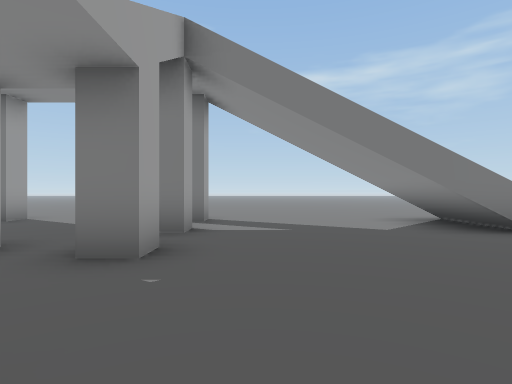
View 1 (above)

24 first-person views from a walk through a scene from a Unity 3-D project. The camera is 1.3 m above the floor, looks level and sees 80° across. The floor is counted in squares, 2 m on a side. Each view is taken from the middle of a square. On the plan, view 1 faces up. The plan holds only what a view shows up to about 10 squares ahead; the rest is blank. The place goes on beyond the plan. The player is left out.

View 2
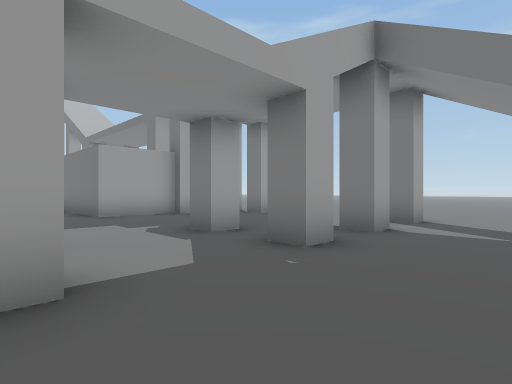

View 3
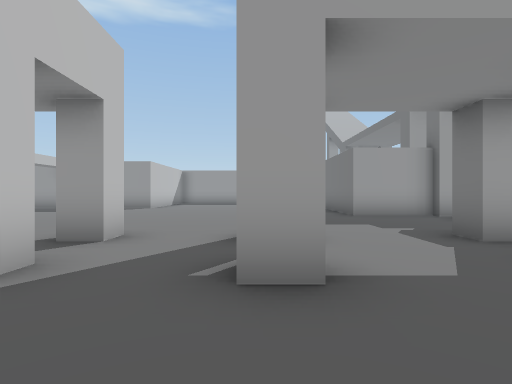

View 4
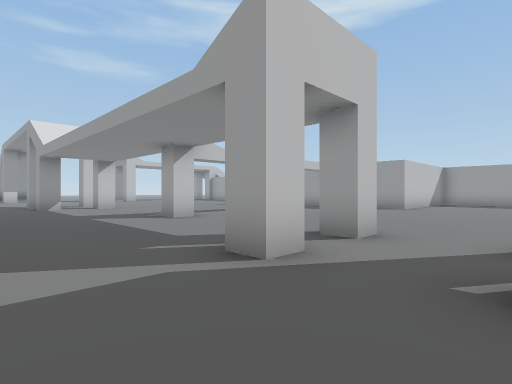

View 5
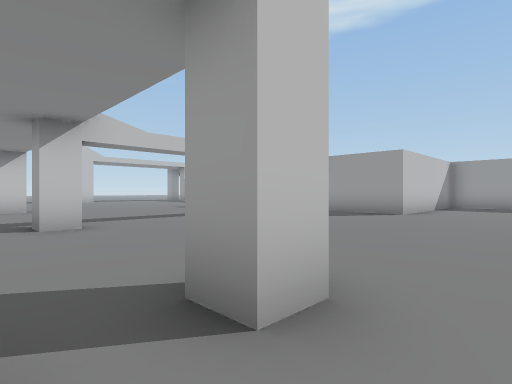

View 6
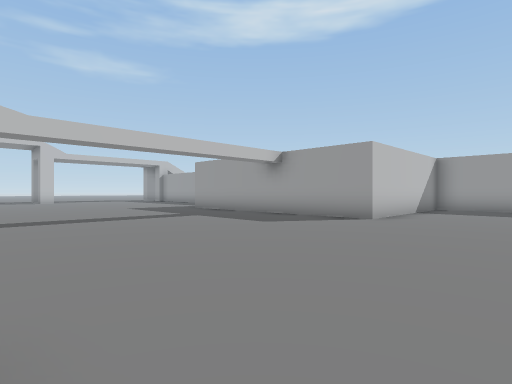

View 7
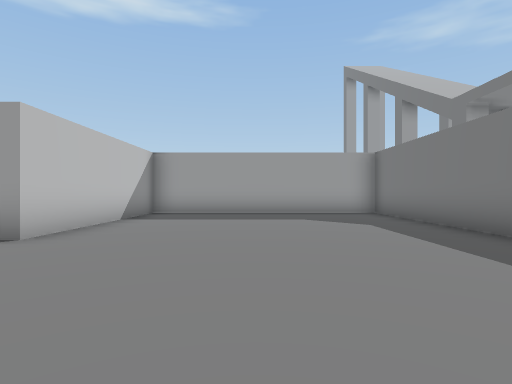

View 8
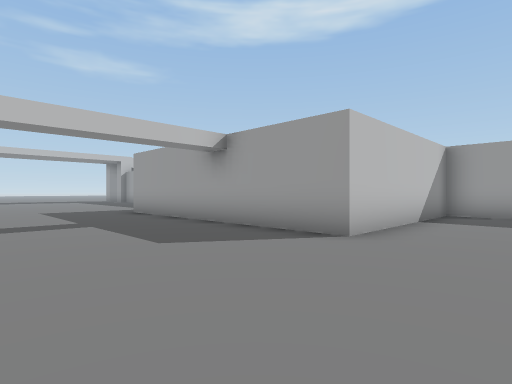

View 9
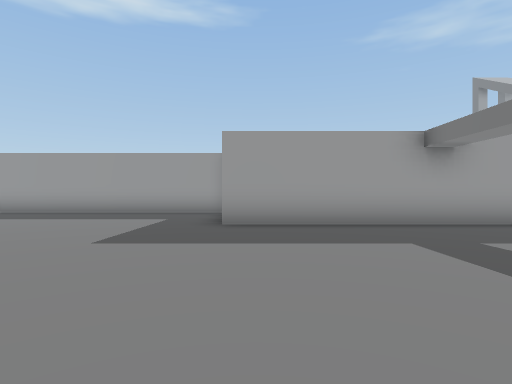

View 10
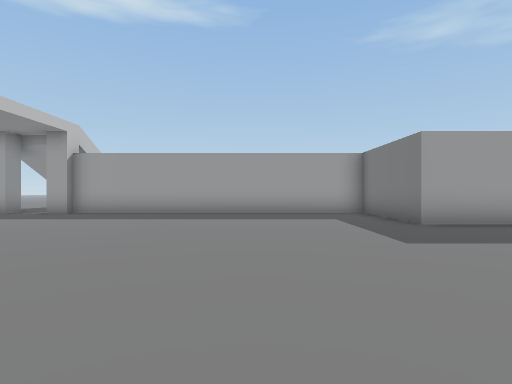

View 11
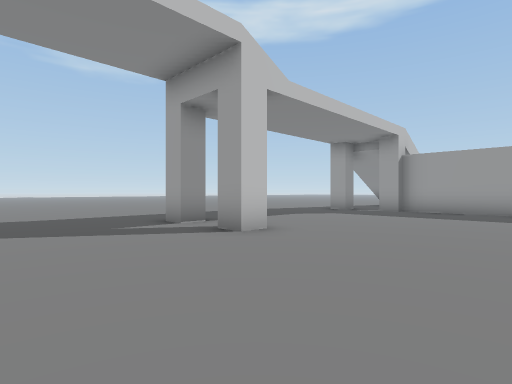

View 12
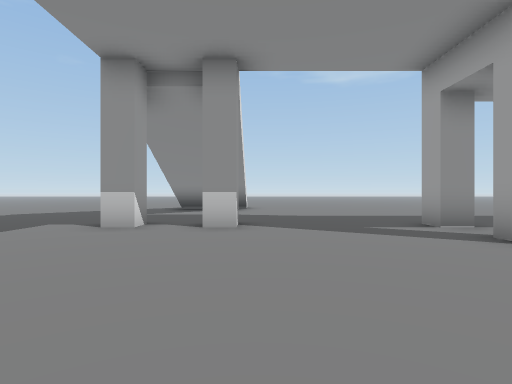

View 13
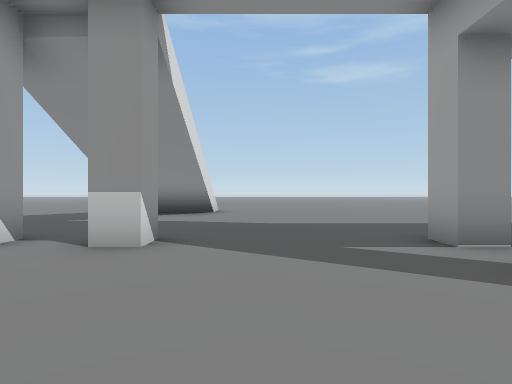

View 14
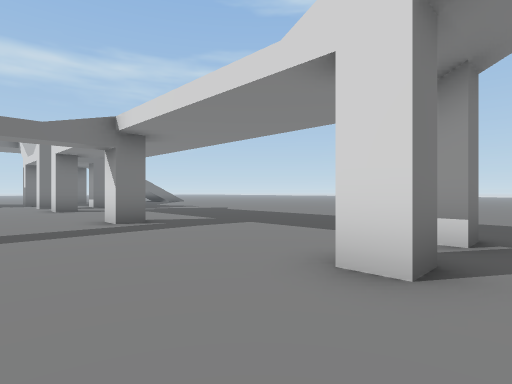

View 15
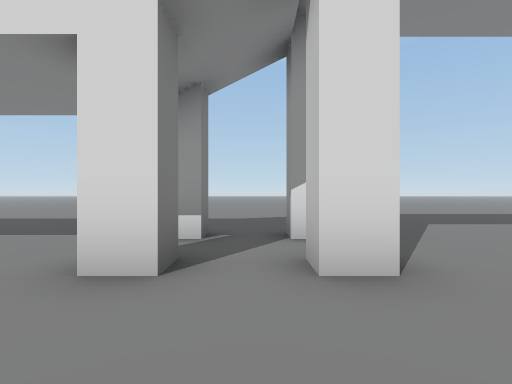

View 16
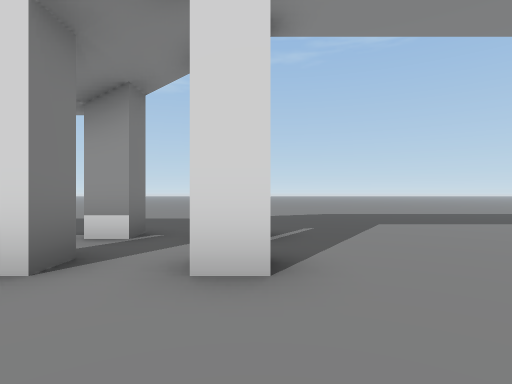

View 17
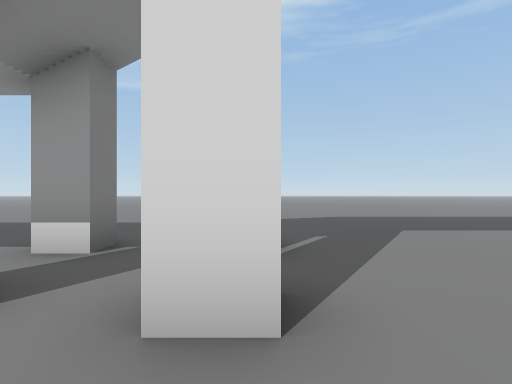

View 18
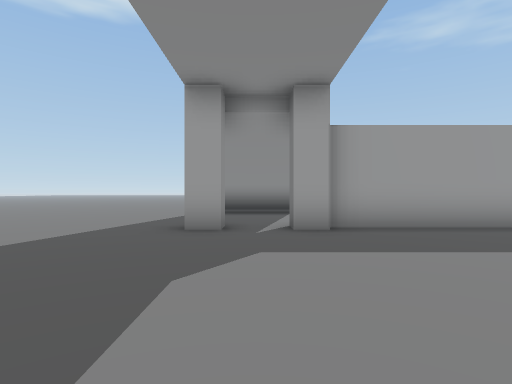

View 19
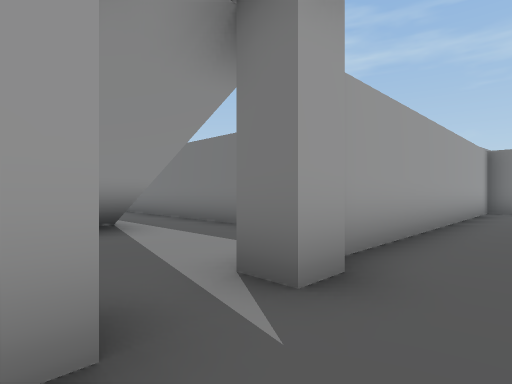

View 20
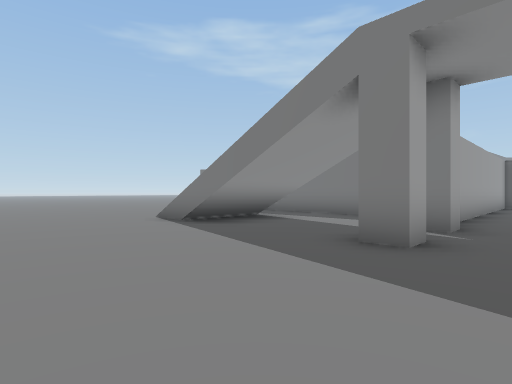

View 21
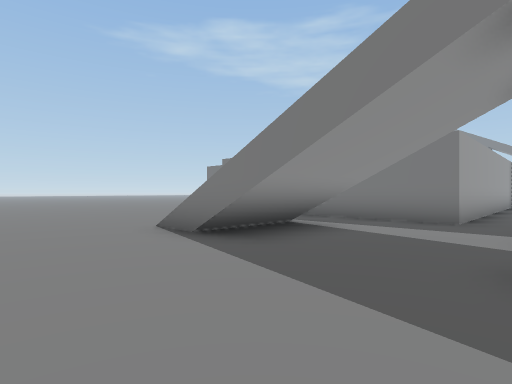

View 22
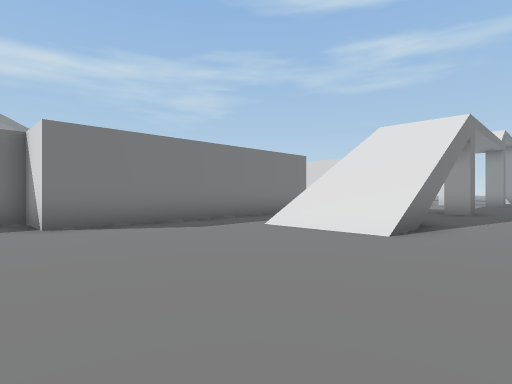

View 23
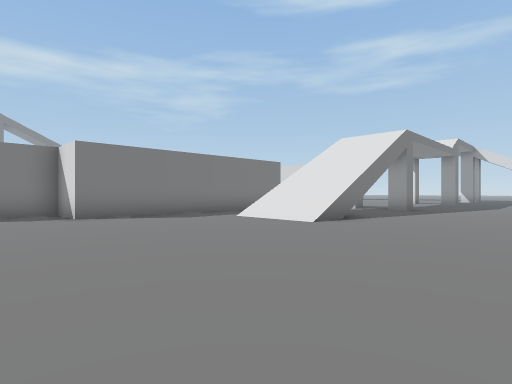

View 24
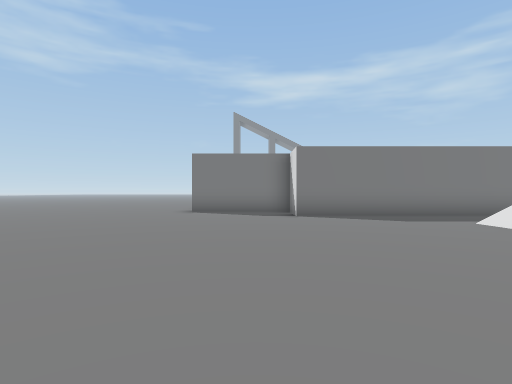

### Floor plan
Points are (right, up) in squares from view 1. A wall is a line through its corners. A room is listed if a view was taken in it or the views show most of it. See-through windows are left out.
Room 1 (views 1, 2, 3, 4, 5, 6, 7, 8, 9, 10, 11, 12, 13, 14, 15, 16, 17, 18, 19, 20, 21, 22, 23, 24)
walls: (-3.6, -7.6) (-3.6, -7) (-3, -7) (-3, -7.6) (-3.6, -7.6); (-3, -13.2) (-3.6, -13.2) (-3.6, -12.6) (-3, -12.6); (-3.6, -15.1) (-3.6, -14.5) (-3, -14.5); (-16.4, -13.2) (-16.4, -18.9) (-23.9, -18.9) (-23.9, -17.3) (-26.5, -17.3); (-1.9, -14.5) (-1.1, -14.5); (-1.1, -13.2) (-1.8, -13.2) (-1.8, -12.5); (-3.8, -2) (-3, -2) (-3, -2.6) (-3.6, -2.6); (-1.9, -2) (-1.1, -2) (-1.1, -2.6); (-8, -20.7) (-7.4, -20.7) (-7.4, -21.4); (-14.2, -20.6) (-14.2, -21.3) (-14.9, -21.3); (-8.1, -22.6) (-7.4, -22.6) (-7.4, -23.2); (-1.1, 0.5) (-1.1, -0.2); (-14.2, -22.6) (-14.2, -23.2) (-14.9, -23.2) (-14.9, -22.6) (-14.2, -22.6); (-3.6, -23.2) (-3.6, -22.6) (-3, -22.6); (-3, 3.6) (-3, 3) (-3.6, 3); (-7.4, 4.9) (-7.4, 2.7) (-16.4, 2.7) (-16.4, -4.2) (-11.1, -4.2) (-11.1, -11.7) (-14.6, -11.7) (-14.6, -20.8); (-1.8, -23.2) (-1.8, -22.6) (-1.1, -22.6); (-1.1, 3.6) (-1.1, 3) (-1.9, 3); (-1.1, 5.5) (-1.1, 4.9) (-1.9, 4.9); (-5.5, 7.4) (-5.5, 6.7) (-6.1, 6.7); (-1.1, 7.4) (-1.1, 6.7) (-1.6, 6.7)
ways out: gap at (-7, 5)

Where each view was taken, in squares from view 1:
view 1: 0 up, 0 right, facing up
view 2: 0 up, 1 right, facing up-left
view 3: 0 up, 1 right, facing left
view 4: 0 up, 1 right, facing down-left
view 5: 1 down, 2 left, facing down-left
view 6: 1 down, 4 left, facing down-left
view 7: 1 down, 7 left, facing left
view 8: 2 down, 7 left, facing down-left
view 9: 11 down, 5 left, facing left
view 10: 15 down, 5 left, facing left
view 11: 17 down, 4 left, facing down-left
view 12: 17 down, 4 left, facing down
view 13: 19 down, 5 left, facing down
view 14: 14 down, 6 left, facing up-right
view 15: 14 down, 6 left, facing right
view 16: 15 down, 6 left, facing right
view 17: 15 down, 5 left, facing right
view 18: 22 down, 9 left, facing left
view 19: 23 down, 13 left, facing up-left
view 20: 27 down, 13 left, facing up-left
view 21: 26 down, 15 left, facing up-left
view 22: 25 down, 25 left, facing up-right
view 23: 27 down, 26 left, facing up-right
view 24: 27 down, 25 left, facing up
